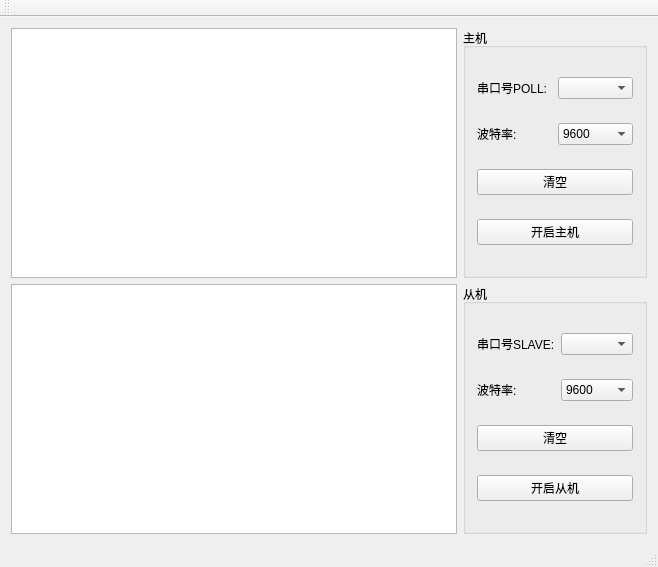
<?xml version="1.0" encoding="UTF-8"?>
<ui version="4.0">
 <class>MainWindow</class>
 <widget class="QMainWindow" name="MainWindow">
  <property name="geometry">
   <rect>
    <x>0</x>
    <y>0</y>
    <width>658</width>
    <height>567</height>
   </rect>
  </property>
  <property name="windowTitle">
   <string>MainWindow</string>
  </property>
  <widget class="QWidget" name="centralWidget">
   <layout class="QGridLayout" name="gridLayout_3">
    <item row="0" column="0">
     <widget class="QTextEdit" name="textEdit_POLL"/>
    </item>
    <item row="0" column="1">
     <widget class="QGroupBox" name="groupBox">
      <property name="title">
       <string>主机</string>
      </property>
      <layout class="QGridLayout" name="gridLayout">
       <item row="1" column="0">
        <widget class="QLabel" name="label_2">
         <property name="text">
          <string>波特率:</string>
         </property>
        </widget>
       </item>
       <item row="0" column="0">
        <widget class="QLabel" name="label">
         <property name="text">
          <string>串口号POLL:</string>
         </property>
        </widget>
       </item>
       <item row="0" column="1">
        <widget class="QComboBox" name="comboBox_name_POLL"/>
       </item>
       <item row="1" column="1">
        <widget class="QComboBox" name="comboBox_baud_POLL">
         <item>
          <property name="text">
           <string>9600</string>
          </property>
         </item>
        </widget>
       </item>
       <item row="2" column="0" colspan="2">
        <widget class="QPushButton" name="pushButton_2">
         <property name="text">
          <string>清空</string>
         </property>
        </widget>
       </item>
       <item row="3" column="0" colspan="2">
        <widget class="QPushButton" name="pushButton_Poll">
         <property name="text">
          <string>开启主机</string>
         </property>
        </widget>
       </item>
      </layout>
     </widget>
    </item>
    <item row="1" column="0">
     <widget class="QTextEdit" name="textEdit_SLAVE"/>
    </item>
    <item row="1" column="1">
     <widget class="QGroupBox" name="groupBox_2">
      <property name="title">
       <string>从机</string>
      </property>
      <layout class="QGridLayout" name="gridLayout_2">
       <item row="1" column="0">
        <widget class="QLabel" name="label_5">
         <property name="text">
          <string>波特率:</string>
         </property>
        </widget>
       </item>
       <item row="1" column="1" colspan="2">
        <widget class="QComboBox" name="comboBox_baud_SLAVE">
         <item>
          <property name="text">
           <string>9600</string>
          </property>
         </item>
        </widget>
       </item>
       <item row="2" column="0" colspan="3">
        <widget class="QPushButton" name="pushButton_3">
         <property name="text">
          <string>清空</string>
         </property>
        </widget>
       </item>
       <item row="3" column="0" colspan="3">
        <widget class="QPushButton" name="pushButton_Slave">
         <property name="text">
          <string>开启从机</string>
         </property>
        </widget>
       </item>
       <item row="0" column="0">
        <widget class="QLabel" name="label_4">
         <property name="text">
          <string>串口号SLAVE:</string>
         </property>
        </widget>
       </item>
       <item row="0" column="1" colspan="2">
        <widget class="QComboBox" name="comboBox_name_SLAVE"/>
       </item>
      </layout>
     </widget>
    </item>
   </layout>
  </widget>
  <widget class="QMenuBar" name="menuBar">
   <property name="geometry">
    <rect>
     <x>0</x>
     <y>0</y>
     <width>658</width>
     <height>26</height>
    </rect>
   </property>
  </widget>
  <widget class="QToolBar" name="mainToolBar">
   <attribute name="toolBarArea">
    <enum>TopToolBarArea</enum>
   </attribute>
   <attribute name="toolBarBreak">
    <bool>false</bool>
   </attribute>
  </widget>
  <widget class="QStatusBar" name="statusBar"/>
 </widget>
 <layoutdefault spacing="6" margin="11"/>
 <resources/>
 <connections/>
</ui>
